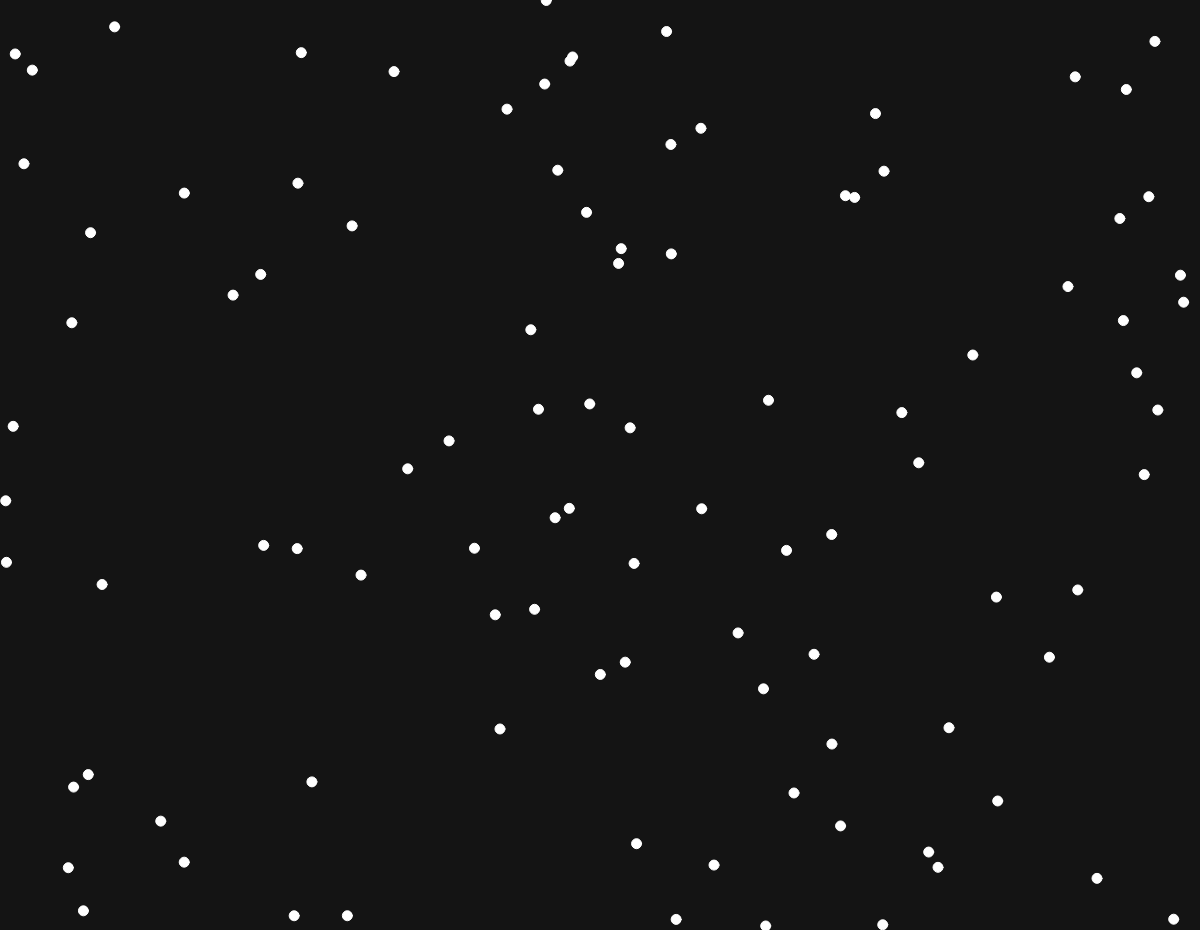
Frame 1 (no input)
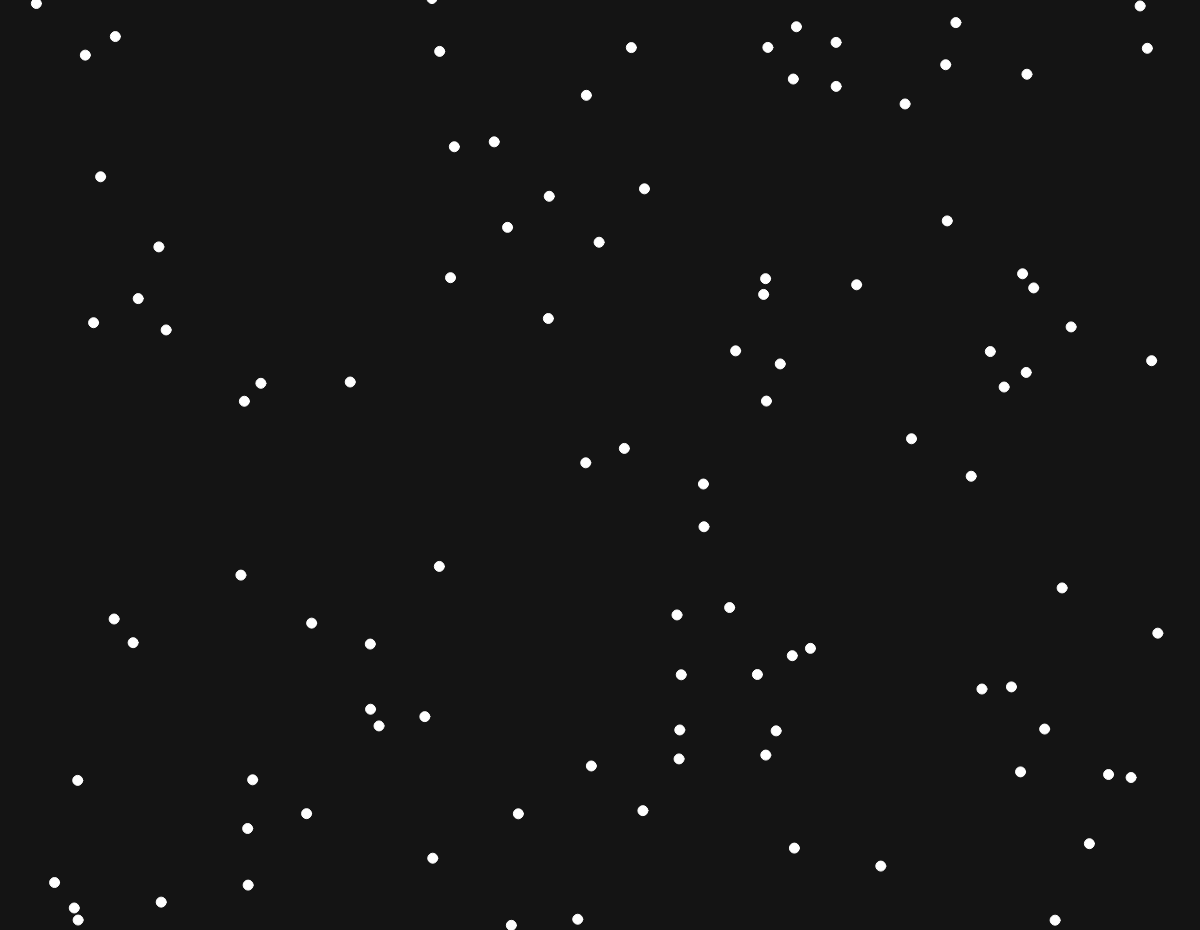
Frame 60 (no input)
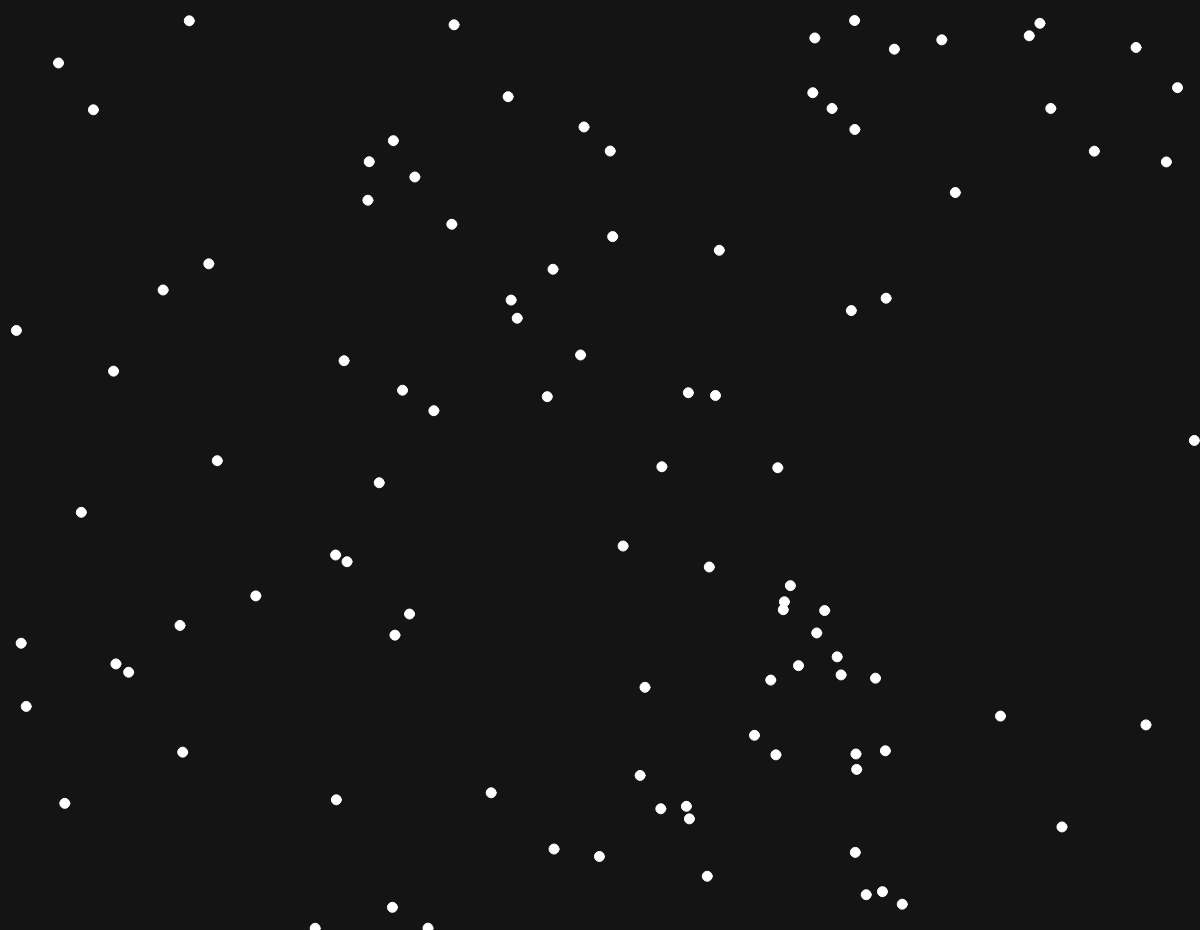
Frame 120 (the mouse pressed at the canvas centre since frame 60)

The p5.js sketch that drew these frames (run headless with seeded random() and noise() and a simulated clock; from frame 60 on, the mouse is pressed at the canvas centre):

// p5.js sketch
// ── sketch.js
let flock = [];
let boidCount = 100;

let speedSlider;
let seperationSlider;
let alignmentSlider;
let cohesionSlider;
let perceptionRadiusSlider;
let boidCountSlider;
let forceArrowsCheckbox;
let nightModeCheckbox;

function setup() {
  createCanvas(windowWidth, windowHeight - 70);


  speedSlider = createSlider(0, 15, 4, 0);
  seperationSlider = createSlider(0, 0.5, 0.08, 0);
  alignmentSlider = createSlider(0, 0.5, 0.1, 0);
  cohesionSlider = createSlider(0, 0.5, 0.06, 0);
  perceptionRadiusSlider = createSlider(0, 500, 50, 0);
  boidCountSlider = createSlider(0, 500, 100, 1);
  forceArrowsCheckbox = createCheckbox('force arrows');
  nightModeCheckbox = createCheckbox('night mode', true);


  for(let i = 0; i < boidCount; i++) {
    flock.push(new Boid);
  }
}

function draw() {
  if(nightModeCheckbox.checked()) background(20);
  else background(240);

  if(boidCountSlider.value() > flock.length) {
    let diff = boidCountSlider.value() - flock.length;
    for(let i = 0; i < diff; i++) {
      flock.push(new Boid);
    }
  }
  else if(boidCountSlider.value() < flock.length) {
    let diff = flock.length - boidCountSlider.value();
    for(let i = 0; i < diff; i++) {
      flock.pop();
    }
  }

  for(let boid of flock) {
    if(speedSlider.value() > 0) boid.speed = speedSlider.value() + boid.speedModifier;
    else boid.speed = 0;
    boid.seperationForce = seperationSlider.value();
    boid.alignmentForce = alignmentSlider.value();
    boid.cohesionForce = cohesionSlider.value();
    boid.perceptionRadius = perceptionRadiusSlider.value();

    boid.update(flock);

    fill(255, 0, 0); stroke(255, 0, 0);
    if(nightModeCheckbox.checked()) fill(255); stroke(255);

    boid.display();
  }
}


//-- helper functions ---------------------------

function normalizeVector(vector) {
  return vector.copy().normalize();
}

//-----------------------------------------------

// ── boid.js
class Boid {
    constructor() {
        this.position = createVector(random(width), random(height));
        this.speedModifier = random(0, 2);
        this.speed = speedSlider.value() + this.speedModifier;
        this.velocity = createVector(random(-this.speed, this.speed), random(-this.speed, this.speed));
        this.perceptionRadius = 50;
        this.size = 10; 
        this.seperationForce = 0.08;
        this.alignmentForce = 0.1;
        this.cohesionForce = 0.06;
    }

    display() {
        ellipse(this.position.x, this.position.y, this.size);
    }

    update(flock) {
        let acceleration = createVector(0, 0)

        let seperationSteer = this.seperate(flock);
        acceleration.add(seperationSteer);

        let alignmentSteer = this.align(flock);
        acceleration.add(alignmentSteer);

        let cohesionSteer = this.cohese(flock);
        acceleration.add(cohesionSteer);


        // avoidObstacles();

        //---
        if(this.position.x < 0) this.position.x = width;
        else if(this.position.x > width) this.position.x = 0;
        if(this.position.y < 0) this.position.y = height;
        else if(this.position.y > height) this.position.y = 0;
        //---

        this.velocity.add(acceleration);
        this.velocity.setMag(this.speed);
        this.position.add(this.velocity);
    }



    seperate(flock) {
        let desiredDirection = createVector();

        let total = 0;
        for(let boid of flock) {
            let d = this.position.dist(boid.position);
            if(boid === this || d >= this.perceptionRadius) continue;
            let diff = p5.Vector.sub(this.position, boid.position)
            diff.setMag(this.perceptionRadius - diff.mag());
            desiredDirection.add(diff);
            total++;
        }

        if(total > 0) desiredDirection.div(total);
        else return createVector(0, 0);

        if(forceArrowsCheckbox.checked()) {
            stroke(0, 0, 255)
            line(this.position.x, this.position.y, this.position.x + desiredDirection.x, this.position.y + desiredDirection.y)
        }

        let steer = p5.Vector.sub(desiredDirection, this.velocity)
        steer.setMag(this.seperationForce);
        return steer;
    }

    align(flock) {
        let desiredDirection = createVector();

        let total = 0;
        for(let boid of flock) {
            if(boid === this || this.position.dist(boid.position) >= this.perceptionRadius) continue;
            desiredDirection.add(normalizeVector(boid.velocity));
            total++;
        }

        if(total <= 0) return createVector();

        desiredDirection.normalize();

        
        if(forceArrowsCheckbox.checked()) {
            stroke(255, 0, 0);
            line(this.position.x, this.position.y, this.position.x + desiredDirection.x * 30, this.position.y + desiredDirection.y * 30);
        }

        let steer = (p5.Vector.sub(desiredDirection, (normalizeVector(this.velocity))));
        steer.setMag(this.alignmentForce);
        return steer;
    }

    cohese(flock) {
        let desiredPosition = createVector();

        let total = 0;
        for(let boid of flock) {
            if(boid === this || this.position.dist(boid.position) >= this.perceptionRadius) continue;
            desiredPosition.add(boid.position);
            total++;
        }

        let steer;

        if(total > 0) desiredPosition.div(total);
        else desiredPosition = this.position;

        let desiredDirection = p5.Vector.sub(desiredPosition, this.position);

        if(forceArrowsCheckbox.checked()) {
            stroke(0, 255, 0);
            line(this.position.x, this.position.y, this.position.x + desiredDirection.x, this.position.y + desiredDirection.y);
        }

        steer = p5.Vector.sub(desiredDirection, this.velocity);
        steer.setMag(this.cohesionForce);
        return steer;
    }

    avoidObstacled() {
        //--
    }
}
